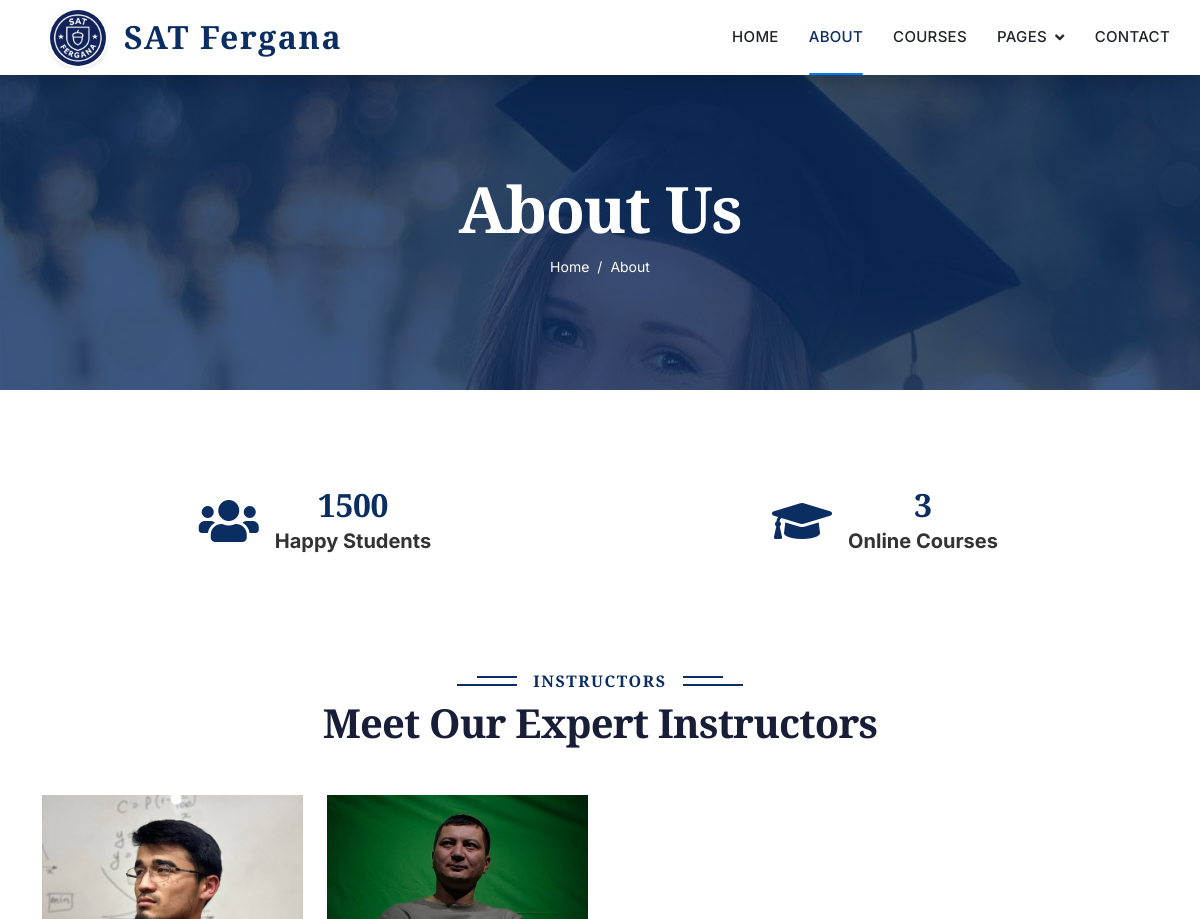
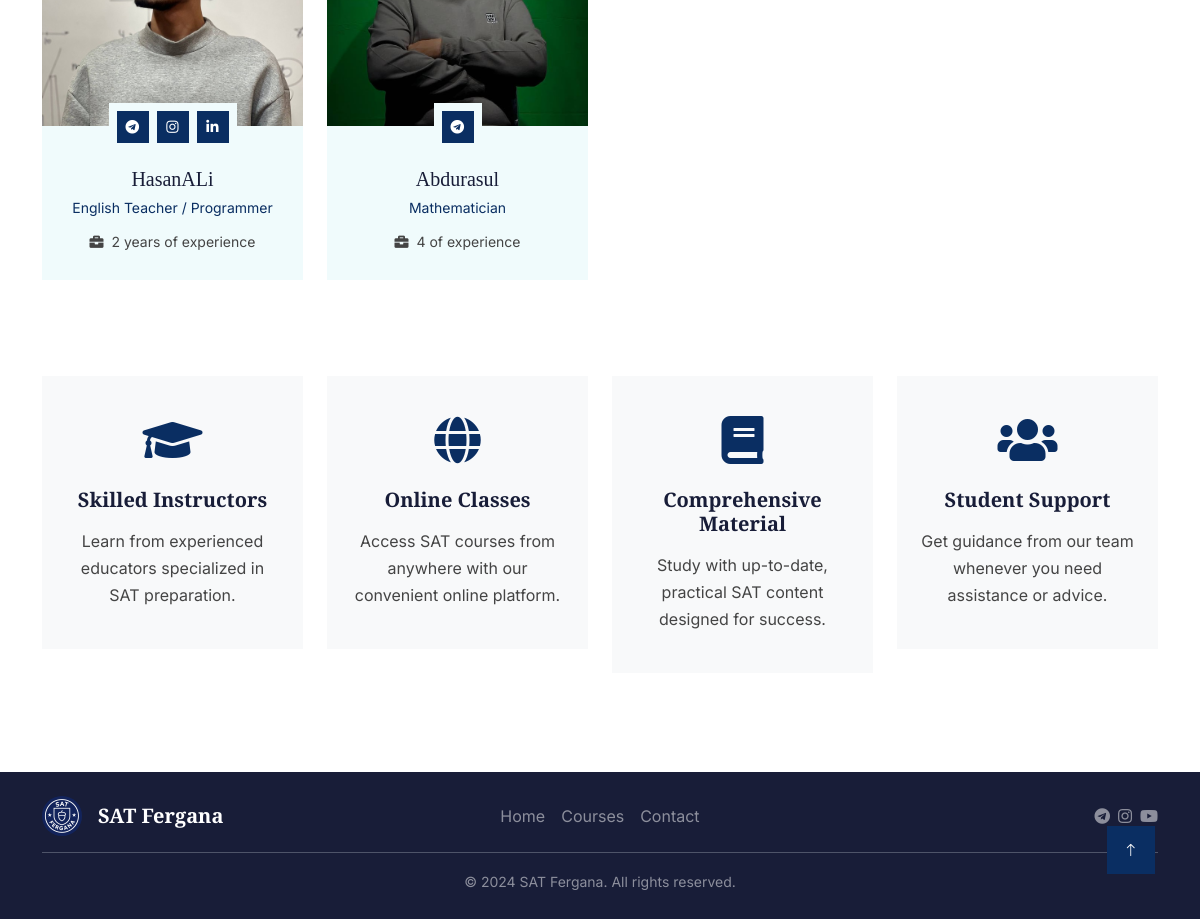
The page /about/ on the database its author committed (2 pictures, top to bottom).
### elearning_app/models.py (models this page shows, shortened)
class Instructor(models.Model):
    name = models.CharField(max_length=100)
    designation = models.CharField(max_length=100)
    experience = models.CharField(max_length=100, blank=True)
    bio = models.TextField(blank=True)
    profile_picture = models.ImageField(upload_to='instructors/', blank=True, null=True)
    email = models.EmailField(blank=True)
    phone = models.CharField(max_length=20, blank=True)
    telegram = models.URLField(blank=True)
    twitter = models.URLField(blank=True)
    instagram = models.URLField(blank=True)
    linkedin = models.URLField(blank=True)
    is_featured = models.BooleanField(default=False)
    display_order = models.IntegerField(default=0, help_text="Lower numbers appear first")
    created_at = models.DateTimeField(auto_now_add=True)
    class Meta:
        ordering = ['display_order', 'name']

### elearning_app/views.py (the view)
# urls.py: path('about/', views.about, name='about'),
def about(request):
    instructors = Instructor.objects.all().order_by('display_order')
    total_instructors = instructors.count()
    total_courses = Course.objects.filter(is_published=True).count()
    total_students = Student.objects.count() or 1500  # Default if no students
    context = {
        'instructors': instructors,
        'total_instructors': total_instructors,
        'total_courses': total_courses,
        'total_students': total_students,
        'title': 'About Us - SAT Fergana',
    }
    return render(request, 'about.html', context)

### elearning_app/templates/about.html (shortened to what this page needs)
{% extends 'base.html' %}
{% load static %}
{% block page_header %}
<div class="container-fluid bg-primary py-5 mb-5 page-header">
    <div class="container py-5">
        <div class="row justify-content-center">
            <div class="col-lg-10 text-center">
                <h1 class="display-3 text-white animated slideInDown">About Us</h1>
                <nav aria-label="breadcrumb">
                    <ol class="breadcrumb justify-content-center">
                        <li class="breadcrumb-item"><a class="text-white" href="{% url 'home' %}">Home</a></li>
                        <li class="breadcrumb-item text-white active" aria-current="page">About</li>
                    </ol>
                </nav>
            </div>
        </div>
    </div>
</div>
{% endblock %}
{% block content %}
<div class="container-xxl py-5">
    <div class="container">
        <div class="row g-4 text-center">
            <div class="col-lg-6 col-sm-6 wow fadeInUp" data-wow-delay="0.1s">
                <div class="d-flex align-items-center justify-content-center mb-3">
                    <i class="fa fa-users fa-3x text-primary"></i>
                    <div class="ms-3">
                        <h2 class="text-primary mb-0" data-toggle="counter-up">{{ total_students|default:"2000" }}</h2>
                        <span class="fs-5 fw-semi-bold">Happy Students</span>
                    </div>
                </div>
            </div>
            <div class="col-lg-6 col-sm-6 wow fadeInUp" data-wow-delay="0.3s">
                <div class="d-flex align-items-center justify-content-center mb-3">
                    <i class="fa fa-graduation-cap fa-3x text-primary"></i>
                    <div class="ms-3">
                        <h2 class="text-primary mb-0" data-toggle="counter-up">{{ total_courses|default:"50" }}</h2>
                        <span class="fs-5 fw-semi-bold">Online Courses</span>
                    </div>
                </div>
            </div>
        </div>
    </div>
</div>
<div class="container-xxl py-5">
    <div class="container">
        <div class="text-center wow fadeInUp" data-wow-delay="0.1s">
            <h6 class="section-title bg-white text-center text-primary px-3">Instructors</h6>
            <h1 class="mb-5">Meet Our Expert Instructors</h1>
        </div>
        <div class="row g-4">
            {% for instructor in instructors %}
            <div class="col-lg-3 col-md-6 wow fadeInUp" data-wow-delay="0.{{ forloop.counter }}s">
                <div class="team-item bg-light">
                    <div class="overflow-hidden" style="height: 250px;">
                        {% if instructor.profile_picture %}
                        <img class="img-fluid w-100 h-100" src="{{ instructor.profile_picture.url }}" alt="{{ instructor.name }}" style="object-fit: cover;">
                        {% else %}
                        <img class="img-fluid w-100 h-100" src="{% static 'img/team-default.jpg' %}" alt="{{ instructor.name }}" style="object-fit: cover;">
                        {% endif %}
                    </div>
                    <div class="position-relative d-flex justify-content-center" style="margin-top: -23px;">
                        <div class="bg-light d-flex justify-content-center pt-2 px-1">
                            {% if instructor.telegram %}
                            <a class="btn btn-sm-square btn-primary mx-1" href="{{ instructor.telegram }}" target="_blank"><i class="fab fa-telegram"></i></a>
                            {% endif %}
                            {% if instructor.instagram %}
                            <a class="btn btn-sm-square btn-primary mx-1" href="{{ instructor.instagram }}" target="_blank"><i class="fab fa-instagram"></i></a>
                            {% endif %}
                            {% if instructor.linkedin %}
                            <a class="btn btn-sm-square btn-primary mx-1" href="{{ instructor.linkedin }}" target="_blank"><i class="fab fa-linkedin-in"></i></a>
                            {% endif %}
                        </div>
                    </div>
                    <div class="text-center p-4">
                        <h5 class="mb-1">{{ instructor.name }}</h5>
                        <small class="text-primary">{{ instructor.designation }}</small>
                        {% if instructor.experience %}
                        <p class="mb-0 mt-2"><small><i class="fa fa-briefcase me-1"></i> {{ instructor.experience }} of experience</small></p>
                        {% endif %}
                    </div>
                </div>
            </div>
            {% empty %}
            <div class="col-12 text-center">
                <p class="text-muted">No instructors available at the moment. Check back soon!</p>
            </div>
            {% endfor %}
        </div>
    </div>
</div>
<div class="container-xxl py-5">
    <div class="container">
        <div class="row g-4">
            <div class="col-lg-3 col-sm-6 wow fadeInUp" data-wow-delay="0.1s">
                <div class="service-item text-center pt-3">
                    <div class="p-4">
                        <i class="fa fa-3x fa-graduation-cap text-primary mb-4"></i>
                        <h5 class="mb-3">Skilled Instructors</h5>
                        <p>Learn from experienced educators specialized in SAT preparation.</p>
                    </div>
                </div>
            </div>
            <div class="col-lg-3 col-sm-6 wow fadeInUp" data-wow-delay="0.3s">
                <div class="service-item text-center pt-3">
                    <div class="p-4">
                        <i class="fa fa-3x fa-globe text-primary mb-4"></i>
                        <h5 class="mb-3">Online Classes</h5>
                        <p>Access SAT courses from anywhere with our convenient online platform.</p>
                    </div>
                </div>
            </div>
            <div class="col-lg-3 col-sm-6 wow fadeInUp" data-wow-delay="0.5s">
                <div class="service-item text-center pt-3">
                    <div class="p-4">
                        <i class="fa fa-3x fa-book text-primary mb-4"></i>
                        <h5 class="mb-3">Comprehensive Material</h5>
                        <p>Study with up-to-date, practical SAT content designed for success.</p>
                    </div>
                </div>
            </div>
            <div class="col-lg-3 col-sm-6 wow fadeInUp" data-wow-delay="0.7s">
                <div class="service-item text-center pt-3">
                    <div class="p-4">
                        <i class="fa fa-3x fa-users text-primary mb-4"></i>
                        <h5 class="mb-3">Student Support</h5>
                        <p>Get guidance from our team whenever you need assistance or advice.</p>
                    </div>
                </div>
            </div>
        </div>
    </div>
</div>
{% endblock %}

### static/css/style.css (style rules this page uses)
:root { --primary: #0A2E62; --light: #F0FBFC; --dark: #181d38; }
.fw-semi-bold { font-weight: 700 !important; }
.btn { font-family: 'Nunito', sans-serif; font-weight: 600; transition: .5s; }
.btn.btn-primary, .btn.btn-secondary { color: #FFFFFF; }
.btn-sm-square { width: 32px; height: 32px; }
.btn-square, .btn-sm-square, .btn-lg-square { padding: 0; display: flex; align-items: center; justify-content: center; font-weight: normal; border-radius: 0px; }
.page-header { background: linear-gradient(rgba(10, 46, 98, .7), rgba(10, 46, 98, .7)), url(../img/carousel-1.jpg); background-position: center center; background-repeat: no-repeat; background-size: cover; }
.breadcrumb-item + .breadcrumb-item::before { color: var(--light); }
.section-title { position: relative; display: inline-block; text-transform: uppercase; }
.section-title::before { position: absolute; content: ""; width: calc(100% + 80px); height: 2px; top: 4px; left: -40px; background: var(--primary); z-index: -1; }
.section-title::after { position: absolute; content: ""; width: calc(100% + 120px); height: 2px; bottom: 5px; left: -60px; background: var(--primary); z-index: -1; }
.service-item { background: var(--light); transition: .5s; }
.service-item * { transition: .5s; }
.team-item img { transition: .5s; }
body { overflow-x: hidden; }
.btn-primary { background-color: #0A2E62; border-color: #0A2E62; }
.text-primary { color: #0A2E62 !important; }
.bg-primary { background-color: #0A2E62 !important; }
a { color: #0A2E62; }

### static/css/custom.css (style rules this page uses)
:root { --primary: #0A2E62; --primary-dark: #082147; --primary-light: #0d3a7c; --secondary: #F97316; --light: #f8f9fa; --dark: #212529; }
.text-primary { color: #0A2E62 !important; }
.bg-primary { background-color: #0A2E62 !important; }
.btn-primary { background-color: #0A2E62; border-color: #0A2E62; }
.page-header { background: linear-gradient(rgba(10, 46, 98, 0.8), rgba(10, 46, 98, 0.8)), url('/static/img/carousel-1.jpg') !important; }
.section-title { color: #0A2E62; }
.section-title::after { background-color: #0A2E62; }
.service-item { transition: all 0.3s; }
.team-item .btn-primary { background-color: #0A2E62; border-color: #0A2E62; }
a { color: #0A2E62; }
:root { --font-heading: 'Cormorant Garamond', 'Times New Roman', Times, serif; --font-subheading: 'Playfair Display', 'Times New Roman', Times, serif; --font-body: 'Inter', -apple-system, BlinkMacSystemFont, 'Segoe UI', Roboto, sans-serif; --font-nav: 'Inter', system-ui, sans-serif; --text-xs: 0.75rem; --text-sm: 0.875rem; --text-base: 1rem; --text-lg: 1.125rem; --text-xl: 1.25rem; --text-2xl: 1.5rem; --text-3xl: 1.875rem; --text-4xl: 2.25rem; --text-5xl: 3rem; }
h1, .display-1, .display-2, .display-3, .page-header h1, .page-header .display-3 { font-family: var(--font-heading); font-weight: 600; letter-spacing: -0.02em; line-height: 1.2; }
h2, .section-title, .display-4 { font-family: var(--font-heading); font-weight: 500; letter-spacing: -0.01em; }
h3, h4, h5, h6, .card-title, .course-item h5, .team-item h5 { font-family: var(--font-subheading); font-weight: 500; }
.section-title.bg-white { font-family: var(--font-heading); font-weight: 600; letter-spacing: 0.1em; text-transform: uppercase; }
body { font-family: var(--font-body); font-weight: 400; line-height: 1.6; color: #333; }
p, .lead, .testimonial-text p, .service-item p { font-family: var(--font-body); font-weight: 400; line-height: 1.7; color: #444; }
li, .list-unstyled li { font-family: var(--font-body); }
.btn, .btn-primary, .btn-outline-light { font-family: var(--font-nav); font-weight: 600; letter-spacing: 0.03em; text-transform: uppercase; font-size: var(--text-sm); }
[data-toggle="counter-up"], .counter-up { font-family: var(--font-heading); font-weight: 700; }
.service-item h5 { font-family: var(--font-subheading); font-weight: 600; }
.breadcrumb, .breadcrumb-item, .breadcrumb-item a { font-family: var(--font-body); font-size: var(--text-sm); }

### rows shown on the page
Instructor: profile_picture (picture), name "HasanALi", designation "English Teacher / Programmer", experience "2 years"
Instructor: profile_picture (picture), name "Abdurasul", designation "Mathematician", experience "4"

### other values the page prints
{{ total_students|default:"2000" }} "1500"
{{ total_courses|default:"50" }} "3"
